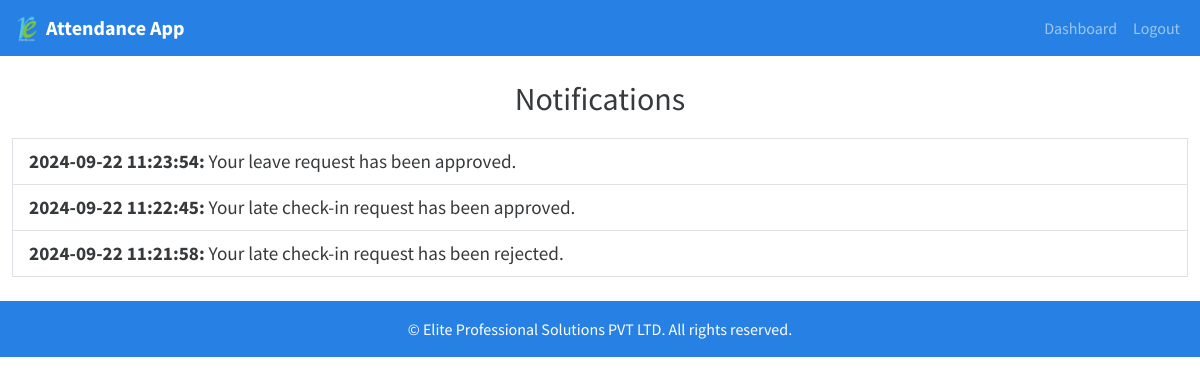
Page /notifications (signed in) on the committed database.
### app/models.py (models this page shows)
class Notification(db.Model):
    __tablename__ = 'notification'
    id = db.Column(db.Integer, primary_key=True)
    employee_id = db.Column(db.Integer, db.ForeignKey('employee.id'))
    message = db.Column(db.String(500))
    date = db.Column(db.DateTime, nullable=False)

### app/routes.py (the view)
@main.route('/notifications')
@login_required
def notifications():
    if session.get('user_type') != 'employee':
        return redirect(url_for('main.login'))
    notifications = Notification.query.filter_by(employee_id=current_user.id).order_by(Notification.date.desc()).all()
    return render_template('notifications.html', notifications=notifications)

### app/routes.py (called while the page is built)
@login_manager.user_loader
def load_user(user_id):
    if session.get('user_type') == 'employee':
        return Employee.query.get(int(user_id))
    else:
        return Admin.query.get(int(user_id))

### app/templates/notifications.html (shortened to what this page needs)
{% extends "base.html" %}
{% block content %}
<h2 class="text-center">Notifications</h2>
{% if notifications %}
    <ul class="list-group">
        {% for notification in notifications %}
        <li class="list-group-item">
            <strong>{{ notification.date.strftime('%Y-%m-%d %H:%M:%S') }}:</strong>
            {{ notification.message }}
        </li>
        {% endfor %}
    </ul>
{% else %}
    <p>No notifications available.</p>
{% endif %}
{% endblock %}

### app/static/css/styles.css (style rules this page uses)
h1, h2 { margin-top: 20px; margin-bottom: 20px; }
.list-group-item { font-size: 1.2em; }

### rows in the picture
Notification: date "2024-09-22 11:23:54", message "Your leave request has been approved."
Notification: date "2024-09-22 11:22:45", message "Your late check-in request has been approved."
Notification: date "2024-09-22 11:21:58", message "Your late check-in request has been rejected."
